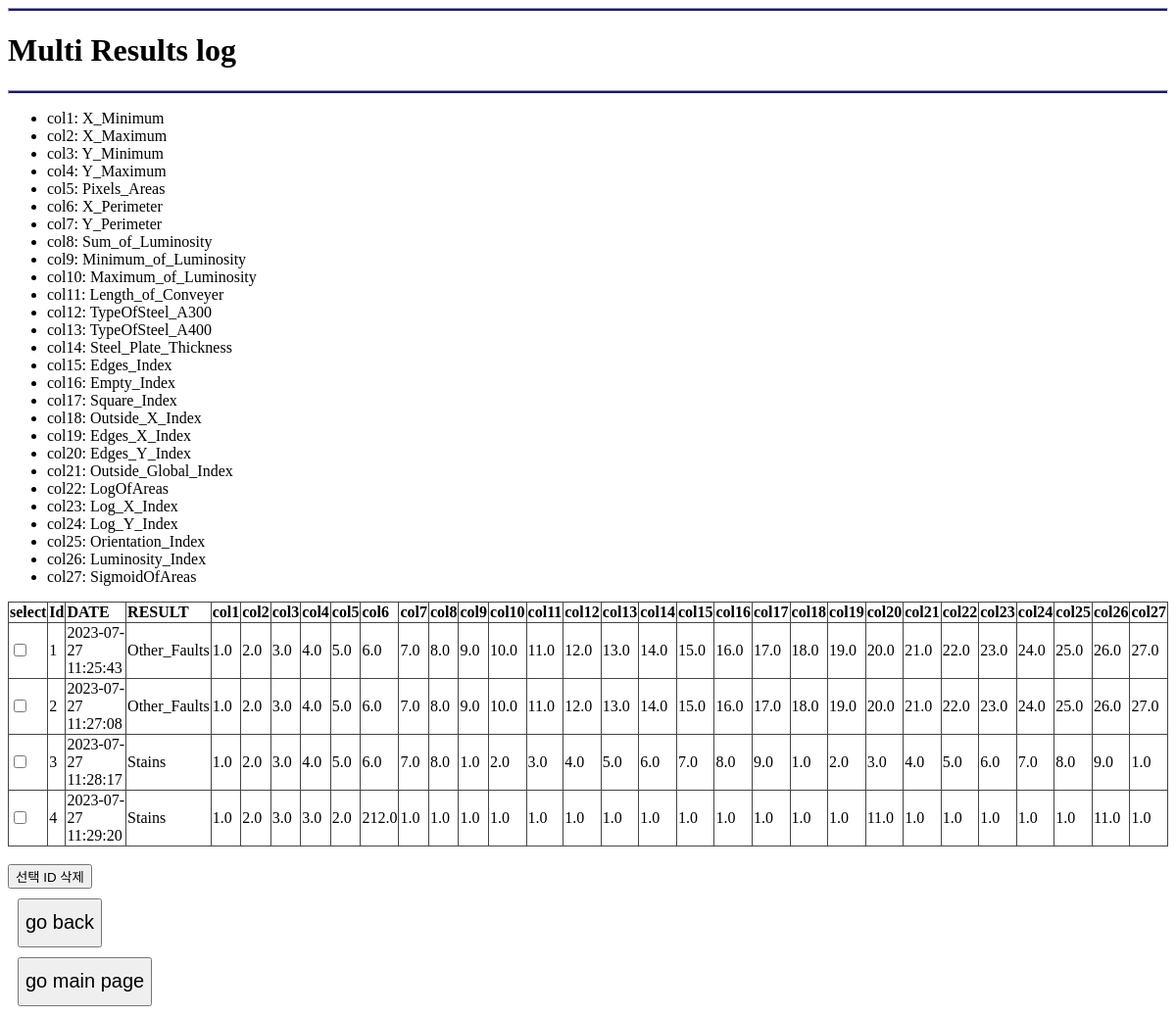
Page /multi/log on the earlier database version.
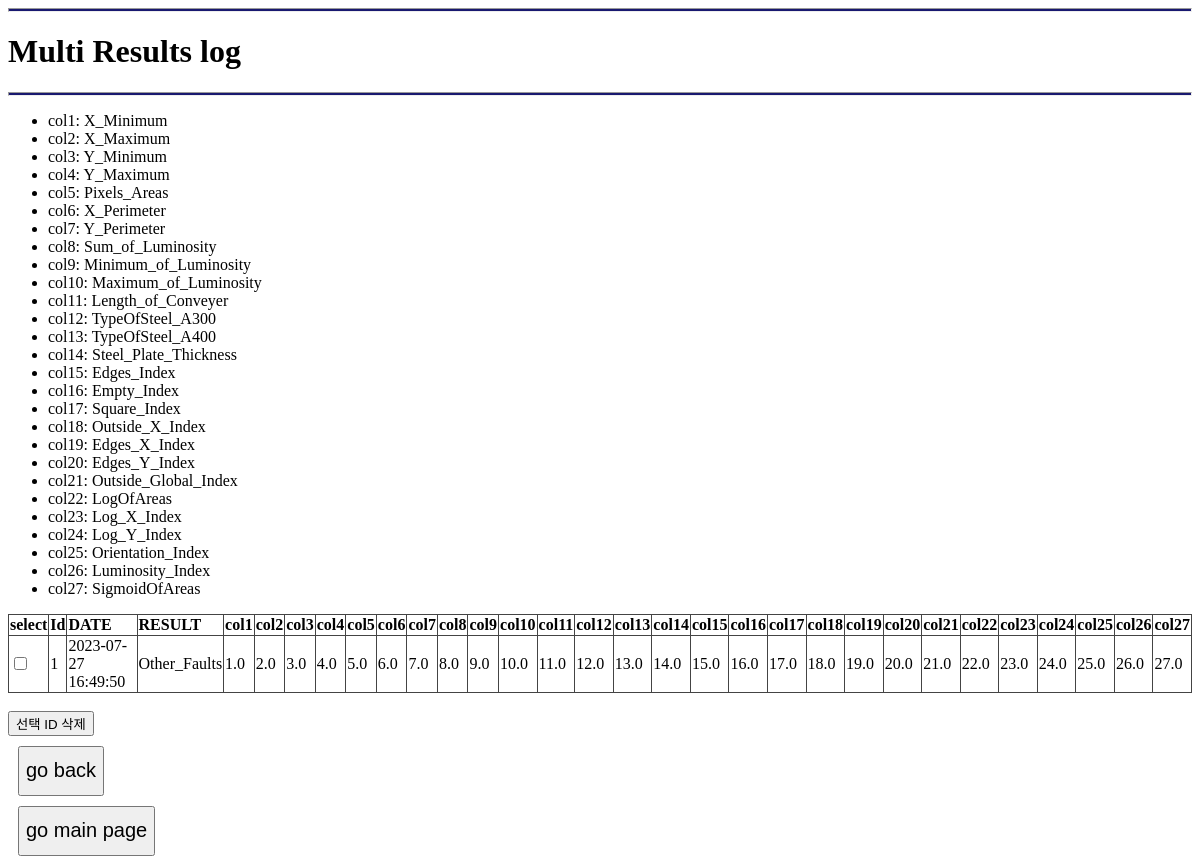
Same page on the later database version.
### tables this page shows
CREATE TABLE multi_result(
                        Id INTEGER PRIMARY KEY AUTOINCREMENT,
                        DATE DATETIME,
                        RESULT CHAR,
                        X_Minimum REAL,
                        X_Maximum REAL,
                        Y_Minimum REAL,
                        Y_Maximum REAL,
                        Pixels_Areas REAL,
                        X_Perimeter REAL,
                        Y_Perimeter REAL,
                        Sum_of_Luminosity REAL,
                        Minimum_of_Luminosity REAL,
                        Maximum_of_Luminosity REAL,
                        Length_of_Conveyer REAL,
                        TypeOfSteel_A300 REAL,
                        TypeOfSteel_A400 REAL,
                        Steel_Plate_Thickness REAL,
                        Edges_Index REAL,
                        Empty_Index REAL,
                        Square_Index REAL,
                        Outside_X_Index REAL,
                        Edges_X_Index REAL,
                        Edges_Y_Index REAL,
                        Outside_Global_Index REAL,
                        LogOfAreas REAL,
                        Log_X_Index REAL,
                        Log_Y_Index REAL,
                        Orientation_Index REAL,
                        Luminosity_Index REAL,
                        SigmoidOfAreas REAL);

### WEB/views/multi_views.py (the view)
@bp.route('/log')
def log():
    results = DB.get_multi_results()
    return render_template('DB/multi_log.html', results=results)

### DB/db_module/multi_db.py (called while the page is built)
def get_multi_results():
    conn = sqlite3.connect(path+'/DB/multi_result.db')
    c = conn.cursor()
    c.execute('SELECT * FROM multi_result')
    results = c.fetchall()
    conn.close()
    return results

### WEB/templates/DB/multi_log.html (shortened to what this page needs)
<!doctype html>
<html>
<link href="{{ url_for('static', filename='style.css') }}" rel="stylesheet">
  <head>
  </head>
  <body>
    <hr style= "height: 2px; background-color: #191970;">
    <h1 class="title"> Multi Results log </h1>
    <hr style= "height: 2px; background-color: #191970;">
    <body>
        <div>
            <ul>
                <li>col1: X_Minimum</li>
                <li>col2: X_Maximum</li>
                <li>col3: Y_Minimum</li>
                <li>col4: Y_Maximum</li>
                <li>col5: Pixels_Areas</li>
                <li>col6: X_Perimeter</li>
                <li>col7: Y_Perimeter</li>
                <li>col8: Sum_of_Luminosity</li>
                <li>col9: Minimum_of_Luminosity</li>
                <li>col10: Maximum_of_Luminosity</li>
                <li>col11: Length_of_Conveyer</li>
                <li>col12: TypeOfSteel_A300</li>
                <li>col13: TypeOfSteel_A400</li>
                <li>col14: Steel_Plate_Thickness</li>
                <li>col15: Edges_Index</li>
                <li>col16: Empty_Index</li>
                <li>col17: Square_Index</li>
                <li>col18: Outside_X_Index</li>
                <li>col19: Edges_X_Index</li>
                <li>col20: Edges_Y_Index</li>
                <li>col21: Outside_Global_Index</li>
                <li>col22: LogOfAreas</li>
                <li>col23: Log_X_Index</li>
                <li>col24: Log_Y_Index</li>
                <li>col25: Orientation_Index</li>
                <li>col26: Luminosity_Index</li>
                <li>col27: SigmoidOfAreas</li>
            </ul>
            <table>
                <form action="{{ url_for('multi.delete') }}" method="POST">
                <thead>
                <tr text-align='center'>
                    <th>select</th>
                    <td><B>Id</B></td>
                    <td><B>DATE</B></td>
                    <td><B>RESULT</B></td>
                    <td><b>col1</b></td>
                    <td><b>col2</b></td>
                    <td><b>col3</b></td>
                    <td><b>col4</b></td>
                    <td><b>col5</b></td>
                    <td><b>col6</b></td>
                    <td><b>col7</b></td>
                    <td><b>col8</b></td>
                    <td><b>col9</b></td>
                    <td><b>col10</b></td>
                    <td><b>col11</b></td>
                    <td><b>col12</b></td>
                    <td><b>col13</b></td>
                    <td><b>col14</b></td>
                    <td><b>col15</b></td>
                    <td><b>col16</b></td>
                    <td><b>col17</b></td>
                    <td><b>col18</b></td>
                    <td><b>col19</b></td>
                    <td><b>col20</b></td>
                    <td><b>col21</b></td>
                    <td><b>col22</b></td>
                    <td><b>col23</b></td>
                    <td><b>col24</b></td>
                    <td><b>col25</b></td>
                    <td><b>col26</b></td>
                    <td><b>col27</b></td>
                </tr>
                </thead>
                <tbody>
                    {% for result in results %}
                        <tr>
                            <td><input type="checkbox" name="ids" value="{{ result[0] }}"></td>
                            <td>{{ result[0] }}</td>
                            <td>{{ result[1] }}</td>
                            <td>{{ result[2] }}</td>
                            <td>{{ result[3] }}</td>
                            <td>{{ result[4] }}</td>
                            <td>{{ result[5] }}</td>
                            <td>{{ result[6] }}</td>
                            <td>{{ result[7] }}</td>
                            <td>{{ result[8] }}</td>
                            <td>{{ result[9] }}</td>
                            <td>{{ result[10] }}</td>
                            <td>{{ result[11] }}</td>
                            <td>{{ result[12] }}</td>
                            <td>{{ result[13] }}</td>
                            <td>{{ result[14] }}</td>
                            <td>{{ result[15] }}</td>
                            <td>{{ result[16] }}</td>
                            <td>{{ result[17] }}</td>
                            <td>{{ result[18] }}</td>
                            <td>{{ result[19] }}</td>
                            <td>{{ result[20] }}</td>
                            <td>{{ result[21] }}</td>
                            <td>{{ result[22] }}</td>
                            <td>{{ result[23] }}</td>
                            <td>{{ result[24] }}</td>
                            <td>{{ result[25] }}</td>
                            <td>{{ result[26] }}</td>
                            <td>{{ result[27] }}</td>
                            <td>{{ result[28] }}</td>
                            <td>{{ result[29] }}</td>
                        </tr>
                    {% endfor %}
            </table>
            <br>
            <input type="submit" value="선택 ID 삭제">
        </div>
        <div style="button1">
            <button class="button1" type="button" onClick="location.href='../multi'"> go back </button>
            <button class="button1" type="button" onClick="location.href='../../'"> go main page </button>
        </div>
        </body>
</html>

### WEB/static/style.css (style rules this page uses)
.button1 { width: 160x; height: 50px; font-weight: 400; font-family: "Helvetica", "Arial", sans-serif; cursor: pointer; margin-bottom: 20px; font-size: 20px; display: block; margin: 10px }
table { width: 100%; border: 1px solid #444444; border-collapse: collapse; }
th, td { border: 1px solid #444444; }

Differences in the rows shown:
removed multi_result: Id "2", DATE "2023-07-27 11:27:08", RESULT "Other_Faults", X_Minimum "1.0", X_Maximum "2.0", Y_Minimum "3.0", Y_Maximum "4.0", Pixels_Areas "5.0", X_Perimeter "6.0", Y_Perimeter "7.0", Sum_of_Luminosity "8.0", Minimum_of_Luminosity "9.0", Maximum_of_Luminosity "10.0", Length_of_Conveyer "11.0", TypeOfSteel_A300 "12.0", TypeOfSteel_A400 "13.0", Steel_Plate_Thickness "14.0", Edges_Index "15.0", Empty_Index "16.0", Square_Index "17.0", Outside_X_Index "18.0", Edges_X_Index "19.0", Edges_Y_Index "20.0", Outside_Global_Index "21.0", LogOfAreas "22.0", Log_X_Index "23.0", Log_Y_Index "24.0", Orientation_Index "25.0", Luminosity_Index "26.0", SigmoidOfAreas "27.0"
removed multi_result: Id "3", DATE "2023-07-27 11:28:17", RESULT "Stains", X_Minimum "1.0", X_Maximum "2.0", Y_Minimum "3.0", Y_Maximum "4.0", Pixels_Areas "5.0", X_Perimeter "6.0", Y_Perimeter "7.0", Sum_of_Luminosity "8.0", Minimum_of_Luminosity "1.0", Maximum_of_Luminosity "2.0", Length_of_Conveyer "3.0", TypeOfSteel_A300 "4.0", TypeOfSteel_A400 "5.0", Steel_Plate_Thickness "6.0", Edges_Index "7.0", Empty_Index "8.0", Square_Index "9.0", Outside_X_Index "1.0", Edges_X_Index "2.0", Edges_Y_Index "3.0", Outside_Global_Index "4.0", LogOfAreas "5.0", Log_X_Index "6.0", Log_Y_Index "7.0", Orientation_Index "8.0", Luminosity_Index "9.0", SigmoidOfAreas "1.0"
removed multi_result: Id "4", DATE "2023-07-27 11:29:20", RESULT "Stains", X_Minimum "1.0", X_Maximum "2.0", Y_Minimum "3.0", Y_Maximum "3.0", Pixels_Areas "2.0", X_Perimeter "212.0", Y_Perimeter "1.0", Sum_of_Luminosity "1.0", Minimum_of_Luminosity "1.0", Maximum_of_Luminosity "1.0", Length_of_Conveyer "1.0", TypeOfSteel_A300 "1.0", TypeOfSteel_A400 "1.0", Steel_Plate_Thickness "1.0", Edges_Index "1.0", Empty_Index "1.0", Square_Index "1.0", Outside_X_Index "1.0", Edges_X_Index "1.0", Edges_Y_Index "11.0", Outside_Global_Index "1.0", LogOfAreas "1.0", Log_X_Index "1.0", Log_Y_Index "1.0", Orientation_Index "1.0", Luminosity_Index "11.0", SigmoidOfAreas "1.0"
changed multi_result "Other_Faults": DATE "2023-07-27 11:25:43" → "2023-07-27 16:49:50"
